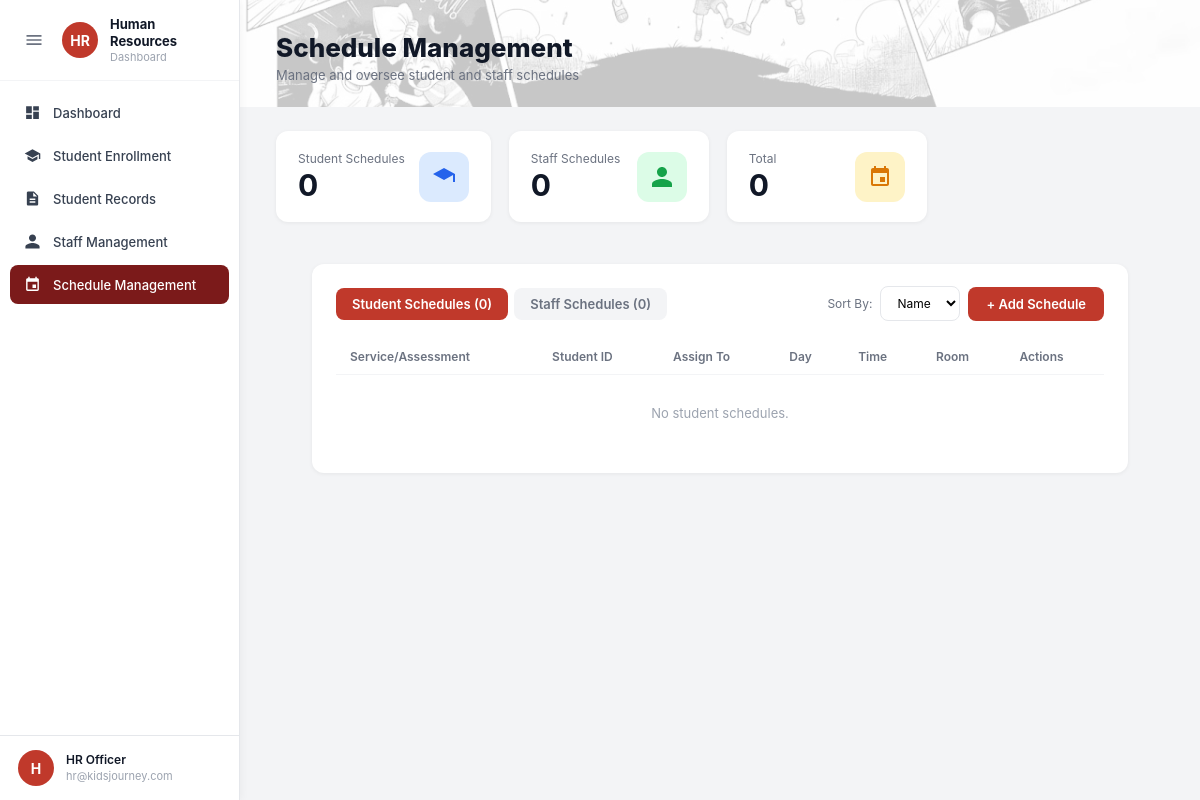
Page /public/hro/schedule-management.php (signed in) on the committed database.
### tables this page shows
CREATE TABLE `users` (
  `id` int(11) NOT NULL,
  `staff_id` varchar(20) DEFAULT NULL COMMENT 'e.g. STF-0001, auto-assigned when created',
  `full_name` varchar(150) NOT NULL,
  `username` varchar(100) NOT NULL,
  `email` varchar(150) NOT NULL,
  `password` varchar(255) NOT NULL,
  `role` enum('Admin','Human Resources','Educator') NOT NULL,
  `status` enum('active','inactive','suspended','pending','denied') DEFAULT 'active',
  `is_first_login` tinyint(1) DEFAULT 1 COMMENT '1 = must change password on first login (Educators)',
  `created_at` timestamp NOT NULL DEFAULT current_timestamp(),
  `updated_at` timestamp NOT NULL DEFAULT current_timestamp() ON UPDATE current_timestamp()
);

### includes/auth.php (called while the page is built, shortened)
<?php
require_once __DIR__ . '/config.php';
$stmt = $conn->prepare("SELECT id, full_name, username, email, role FROM users WHERE id = ?");
$stmt->bind_param("i", $_SESSION['user_id']);
$stmt->execute();
$result = $stmt->get_result();
if ($result->num_rows === 1) {
    $loggedUser = $result->fetch_assoc();
} else {
    session_unset();
    session_destroy();
    redirect(BASE_URL . "/auth/login.php");
}
?>

### public/hro/schedule-management.php (the view, shortened to what this page needs)
<?php
require_once(__DIR__ . "/../../includes/db.php");
require_once __DIR__ . '/../../includes/auth.php';
require_once __DIR__ . '/../../includes/config.php';
$tab = $_GET['tab'] ?? 'student';
$studentSchedules = $conn->query("
    SELECT sch.*, st.full_name AS student_name, st.student_id AS student_no,
           stf.full_name AS staff_name, stf.staff_id AS staff_no,
           svc.service_name, svc.program_name
    FROM schedules sch
    LEFT JOIN students st  ON sch.student_id = st.id
    LEFT JOIN staff stf    ON sch.staff_id   = stf.id
    LEFT JOIN services svc ON sch.service_id = svc.service_id
    WHERE sch.schedule_type = 'Student' AND sch.status != 'Cancelled'
    ORDER BY sch.created_at DESC
");
$staffSchedules = $conn->query("
    SELECT sch.*, stf.full_name AS staff_name, stf.staff_id AS staff_no,
           st.full_name AS student_name,
           svc.service_name, svc.program_name
    FROM schedules sch
    LEFT JOIN staff stf    ON sch.staff_id   = stf.id
    LEFT JOIN students st  ON sch.student_id = st.id
    LEFT JOIN services svc ON sch.service_id = svc.service_id
    WHERE sch.schedule_type = 'Staff' AND sch.status != 'Cancelled'
    ORDER BY sch.created_at DESC
");
$studentCount = $studentSchedules->num_rows;
$staffCount   = $staffSchedules->num_rows;
$totalCount   = $studentCount + $staffCount;
$dayChipClass = ['Monday'=>'day-mon','Tuesday'=>'day-tue','Wednesday'=>'day-wed','Thursday'=>'day-thu','Friday'=>'day-fri'];
$dayAbbr      = ['Monday'=>'Mon','Tuesday'=>'Tue','Wednesday'=>'Wed','Thursday'=>'Thu','Friday'=>'Fri'];
?>
<!DOCTYPE html>
<html lang="en">
<head>
  <link rel="stylesheet" href="../../assets/css/hro/hro-base.css">
  <link rel="stylesheet" href="../../assets/css/hro/schedule-management.css">
</head>
<body>
<?php include __DIR__ . '/../../includes/hro-sidebar.php'; ?>
<div class="main">
  <div class="page-hero">
    <div class="page-hero-text">
      <h1>Schedule Management</h1>
      <p>Manage and oversee student and staff schedules</p>
    </div>
  </div>
  <div style="padding:24px 36px;display:flex;flex-direction:column;gap:20px;">
    <div class="stats-row" style="padding:0;">
      <div class="stat-card">
        <div class="stat-info">
          <span class="stat-label">Student Schedules</span>
          <h2 class="stat-number"><?= $studentCount ?></h2>
        </div>
        <div class="stat-icon stat-blue">
          <svg viewBox="0 0 24 24" width="24" height="24" fill="#2563eb"><path d="M12 3L1 9l11 6 9-4.91V17h2V9L12 3z"/></svg>
        </div>
      </div>
      <div class="stat-card">
        <div class="stat-info">
          <span class="stat-label">Staff Schedules</span>
          <h2 class="stat-number"><?= $staffCount ?></h2>
        </div>
        <div class="stat-icon stat-green">
          <svg viewBox="0 0 24 24" width="24" height="24" fill="#16a34a"><path d="M12 12c2.7 0 5-2.3 5-5s-2.3-5-5-5-5 2.3-5 5 2.3 5 5 5zm0 2c-3.3 0-10 1.7-10 5v3h20v-3c0-3.3-6.7-5-10-5z"/></svg>
        </div>
      </div>
      <div class="stat-card">
        <div class="stat-info">
          <span class="stat-label">Total</span>
          <h2 class="stat-number"><?= $totalCount ?></h2>
        </div>
        <div class="stat-icon stat-orange">
          <svg viewBox="0 0 24 24" width="24" height="24" fill="#d97706"><path d="M17 12h-5v5h5v-5zM16 1v2H8V1H6v2H5c-1.11 0-1.99.9-1.99 2L3 19c0 1.1.89 2 2 2h14c1.1 0 2-.9 2-2V5c0-1.1-.9-2-2-2h-1V1h-2zm3 18H5V8h14v11z"/></svg>
        </div>
      </div>
    </div>
    <div class="dashboard-card">
      <div style="display:flex;align-items:center;justify-content:space-between;margin-bottom:18px;flex-wrap:wrap;gap:10px;">
        <div class="sched-tabs">
          <a href="?tab=student" class="sched-tab <?= $tab==='student'?'active':'' ?>">Student Schedules (<?= $studentCount ?>)</a>
          <a href="?tab=staff"   class="sched-tab <?= $tab==='staff'  ?'active':'' ?>">Staff Schedules (<?= $staffCount ?>)</a>
        </div>
        <div style="display:flex;gap:8px;align-items:center;">
          <span style="font-size:12px;color:#6b7280;">Sort By:</span>
          <select class="toolbar-select" style="font-size:12px;">
            <option>Name</option><option>Day</option><option>Time</option>
          </select>
          <button class="btn-primary" onclick="openAddModal()">+ Add Schedule</button>
        </div>
      </div>
      <?php if ($tab === 'student'): ?>
      <table class="data-table">
        <thead>
          <tr>
            <th>Service/Assessment</th>
            <th>Student ID</th>
            <th>Assign To</th>
            <th>Day</th>
            <th>Time</th>
            <th>Room</th>
            <th>Actions</th>
          </tr>
        </thead>
        <tbody>
          <?php
          $studentSchedules->data_seek(0);
          if ($studentSchedules->num_rows > 0):
            while ($row = $studentSchedules->fetch_assoc()):
              $days = explode(',', $row['day_of_week']);
          ?>
          <tr>
            <td><?= htmlspecialchars($row['service_name'] ?? $row['title'] ?? '-') ?></td>
            <td><?= htmlspecialchars($row['student_no'] ?? '-') ?></td>
            <td><?= htmlspecialchars($row['staff_name'] ?? '-') ?></td>
            <td>
              <?php foreach ($days as $d): $d=trim($d); ?>
                <span class="day-chip <?= $dayChipClass[$d] ?? '' ?>"><?= $dayAbbr[$d] ?? $d ?></span>
              <?php endforeach; ?>
            </td>
            <td style="font-size:12px;">
              <?= date('g:i A', strtotime($row['start_time'])) ?> – <?= date('g:i A', strtotime($row['end_time'])) ?>
            </td>
            <td><span class="room-badge"><?= htmlspecialchars($row['room'] ?? '-') ?></span></td>
            <td>
              <button class="btn-icon" title="Edit" onclick="openEditStudentModal(<?= htmlspecialchars(json_encode($row)) ?>)">
                <svg viewBox="0 0 24 24" width="15" height="15" fill="currentColor"><path d="M3 17.25V21h3.75L17.81 9.94l-3.75-3.75L3 17.25zm17.71-10.21c.39-.39.39-1.02 0-1.41l-2.34-2.34c-.39-.39-1.02-.39-1.41 0l-1.83 1.83 3.75 3.75 1.83-1.83z"/></svg>
              </button>
              <button class="btn-icon danger" title="Delete" onclick="openDeleteModal(<?= $row['id'] ?>)">
                <svg viewBox="0 0 24 24" width="15" height="15" fill="currentColor"><path d="M6 19c0 1.1.9 2 2 2h8c1.1 0 2-.9 2-2V7H6v12zm13-15h-3.5l-1-1h-5l-1 1H5v2h14V4z"/></svg>
              </button>
            </td>
          </tr>
          <?php endwhile; else: ?>
            <tr><td colspan="7" style="text-align:center;color:#9ca3af;padding:30px;">No student schedules.</td></tr>
          <?php endif; ?>
        </tbody>
      </table>
      <?php endif; ?>
    </div>
  </div>
</div>
</body>
</html>

### includes/hro-sidebar.php (shortened to what this page needs)
<?php
$currentPage = basename($_SERVER['PHP_SELF']);
?>
<div class="sidebar" id="sidebar">
  <div class="sidebar-top">
    <div class="brand">
      <button class="toggle-btn" onclick="toggleSidebar()">
        <svg viewBox="0 0 24 24" width="20" height="20" fill="currentColor"><path d="M3 18h18v-2H3v2zm0-5h18v-2H3v2zm0-7v2h18V6H3z"/></svg>
      </button>
      <div class="logo">HR</div>
      <div class="brand-text">
        <strong>Human Resources</strong>
        <span>Dashboard</span>
      </div>
    </div>
    <nav>
      <a class="<?= $currentPage == 'dashboard.php' ? 'active' : '' ?>"
         href="dashboard.php" data-tooltip="Dashboard">
        <svg viewBox="0 0 24 24"><path d="M3 13h8V3H3v10zm0 8h8v-6H3v6zm10 0h8V11h-8v10zm0-18v6h8V3h-8z"/></svg>
        <span>Dashboard</span>
      </a>
      <a class="<?= $currentPage == 'student-enrollment.php' ? 'active' : '' ?>"
         href="student-enrollment.php" data-tooltip="Student Enrollment">
        <svg viewBox="0 0 24 24"><path d="M12 3L1 9l11 6 9-4.91V17h2V9L12 3zM5 13.18v4L12 21l7-3.82v-4L12 17l-7-3.82z"/></svg>
        <span>Student Enrollment</span>
      </a>
      <a class="<?= $currentPage == 'student-records.php' ? 'active' : '' ?>"
         href="student-records.php" data-tooltip="Student Records">
        <svg viewBox="0 0 24 24"><path d="M14 2H6c-1.1 0-2 .9-2 2v16c0 1.1.9 2 2 2h12c1.1 0 2-.9 2-2V8l-6-6zm2 16H8v-2h8v2zm0-4H8v-2h8v2zm-3-5V3.5L18.5 9H13z"/></svg>
        <span>Student Records</span>
      </a>
      <a class="<?= $currentPage == 'staff-management.php' ? 'active' : '' ?>"
         href="staff-management.php" data-tooltip="Staff Management">
        <svg viewBox="0 0 24 24"><path d="M12 12c2.7 0 5-2.3 5-5s-2.3-5-5-5-5 2.3-5 5 2.3 5 5 5zm0 2c-3.3 0-10 1.7-10 5v3h20v-3c0-3.3-6.7-5-10-5z"/></svg>
        <span>Staff Management</span>
      </a>
      <a class="<?= $currentPage == 'schedule-management.php' ? 'active' : '' ?>"
         href="schedule-management.php" data-tooltip="Schedule Management">
        <svg viewBox="0 0 24 24"><path d="M17 12h-5v5h5v-5zM16 1v2H8V1H6v2H5c-1.11 0-1.99.9-1.99 2L3 19c0 1.1.89 2 2 2h14c1.1 0 2-.9 2-2V5c0-1.1-.9-2-2-2h-1V1h-2zm3 18H5V8h14v11z"/></svg>
        <span>Schedule Management</span>
      </a>
    </nav>
  </div>
  <div class="profile profile-trigger" onclick="toggleProfileMenu(this)">
    <div class="avatar">
      <?= strtoupper(substr($loggedUser['full_name'], 0, 1)) ?>
    </div>
    <div class="profile-text">
      <strong><?= htmlspecialchars($loggedUser['full_name']) ?></strong>
      <span><?= htmlspecialchars($loggedUser['email']) ?></span>
    </div>
  </div>
</div>

### assets/css/hro/schedule-management.css (style rules this page uses)
.sched-tabs { display: flex; gap: 6px; }
.sched-tab { padding: 8px 16px; border-radius: 8px; font-size: 13px; font-weight: 600; text-decoration: none; color: #6b7280; background: #f3f4f6; transition: background 0.15s, color 0.15s; }
.sched-tab.active { background: #c0392b; color: white; }

### rows in the picture
users: full_name "H", full_name "HR Officer", email "hr@kidsjourney.com"

### other values in the picture
$studentCount "0"
$staffCount "0"
$totalCount "0"
